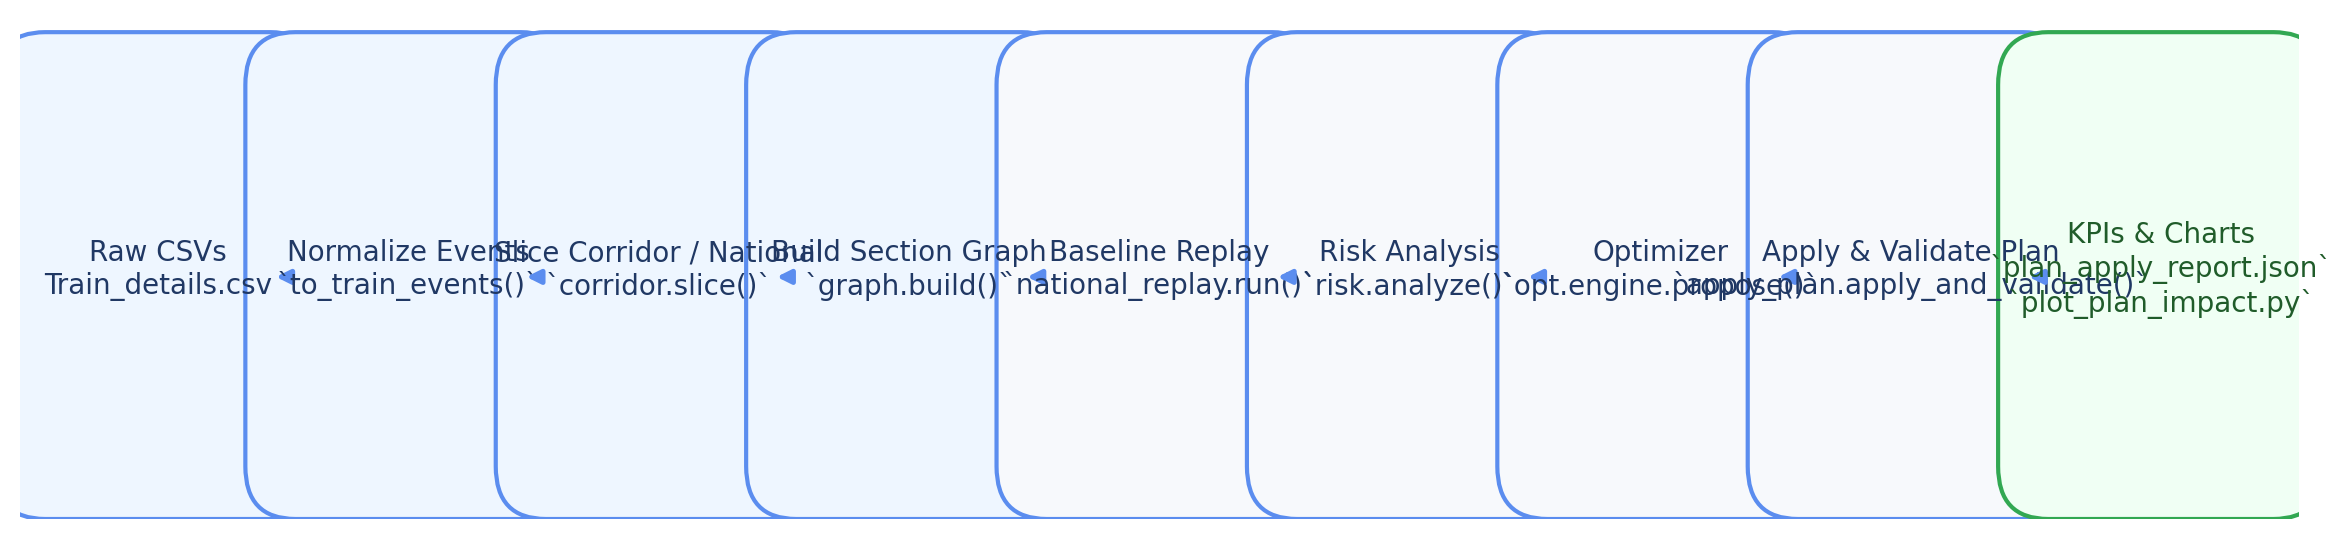

The Python source for this figure:
from __future__ import annotations

from pathlib import Path

import matplotlib.pyplot as plt
from matplotlib.patches import FancyBboxPatch

STEPS = [
    "Raw CSVs\nTrain_details.csv",
    "Normalize Events\n`to_train_events()`",
    "Slice Corridor / National\n`corridor.slice()`",
    "Build Section Graph\n`graph.build()`",
    "Baseline Replay\n`national_replay.run()`",
    "Risk Analysis\n`risk.analyze()`",
    "Optimizer\n`opt.engine.propose()`",
    "Apply & Validate Plan\n`apply_plan.apply_and_validate()`",
    "KPIs & Charts\n`plan_apply_report.json`\n`plot_plan_impact.py`",
]

COLORS = {
    "prep": "#eef6ff",
    "run": "#f7f9fc",
    "output": "#f0fff4",
}

STYLES = [
    (0, "prep"),
    (1, "prep"),
    (2, "prep"),
    (3, "prep"),
    (4, "run"),
    (5, "run"),
    (6, "run"),
    (7, "run"),
    (8, "output"),
]


def draw_flow(filename: Path) -> None:
    fig, ax = plt.subplots(figsize=(12, 2.8))
    ax.axis("off")

    total = len(STEPS)
    x_positions = [i for i in range(total)]

    for idx, (label, (_, style)) in enumerate(zip(STEPS, STYLES)):
        x = x_positions[idx]
        box = FancyBboxPatch(
            (x, 0.2),
            0.9,
            1.45,
            boxstyle="round,pad=0.2",
            linewidth=1.5,
            edgecolor="#5b8def" if style != "output" else "#32a852",
            facecolor=COLORS[style],
        )
        ax.add_patch(box)
        ax.text(
            x + 0.45,
            0.95,
            label,
            ha="center",
            va="center",
            fontsize=10,
            color="#203864" if style != "output" else "#205c2a",
            wrap=True,
        )
        if idx < total - 1:
            ax.annotate(
                "",
                xy=(x + 0.9, 0.92),
                xytext=(x + 1.0, 0.92),
                arrowprops=dict(arrowstyle="-|>", color="#5b8def", linewidth=1.8),
            )

    ax.set_xlim(-0.1, total - 0.0)
    ax.set_ylim(0, 1.9)
    fig.tight_layout()
    filename.parent.mkdir(parents=True, exist_ok=True)
    fig.savefig(filename, dpi=200, bbox_inches="tight")
    plt.close(fig)


def main() -> None:
    out = Path("reports/pipeline_flow.png")
    draw_flow(out)
    print(f"Saved {out.resolve()}")


if __name__ == "__main__":
    main()
